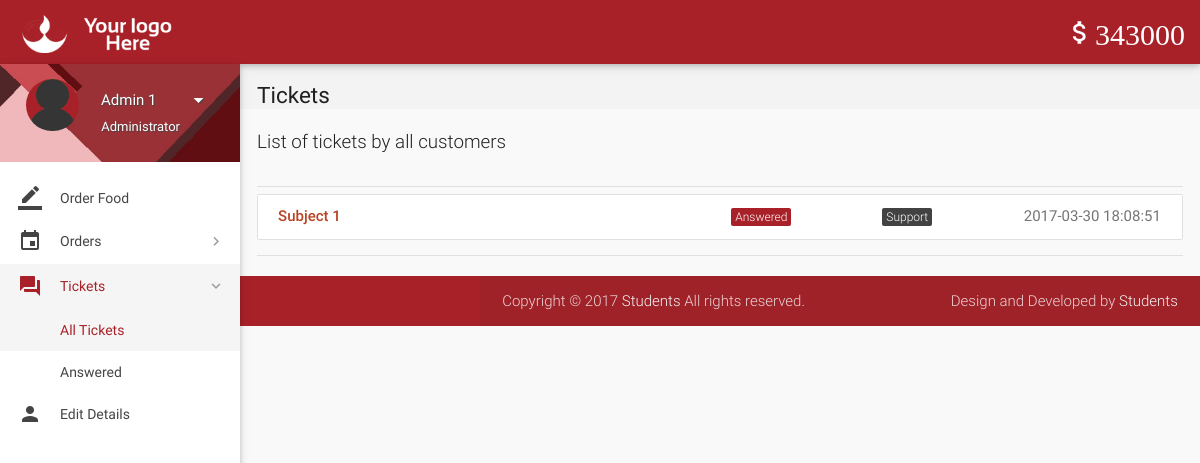
Page /all-tickets.php (signed in) on the committed database.
### tables this page shows
CREATE TABLE `wallet_details` (
  `id` int(11) NOT NULL,
  `wallet_id` int(11) NOT NULL,
  `number` varchar(16) NOT NULL,
  `cvv` int(3) NOT NULL,
  `balance` int(11) NOT NULL DEFAULT '200000'
);

CREATE TABLE `tickets` (
  `id` int(11) NOT NULL,
  `poster_id` int(11) NOT NULL,
  `subject` varchar(100) NOT NULL,
  `description` varchar(3000) NOT NULL,
  `status` varchar(8) NOT NULL DEFAULT 'Open',
  `type` varchar(30) NOT NULL DEFAULT 'Others',
  `date` datetime NOT NULL DEFAULT CURRENT_TIMESTAMP,
  `deleted` tinyint(4) NOT NULL DEFAULT '0'
);

### includes/wallet.php (called while the page is built)
<?php
$user_id=$_SESSION['user_id'];
$sql = mysqli_query($con, "SELECT * FROM wallet where customer_id = $user_id");
while($row1 = mysqli_fetch_array($sql)){
$wallet_id = $row1['id'];
}
$sql = mysqli_query($con, "SELECT * FROM wallet_details where wallet_id = $wallet_id");
while($row1 = mysqli_fetch_array($sql)){
$balance = $row1['balance'];
}
?>

### includes/connect.php (called while the page is built, shortened)
<?php
$name = $_SESSION['name'];
$role = $_SESSION['role'];
?>

### all-tickets.php (the view, shortened to what this page needs)
<?php
include 'includes/connect.php';
include 'includes/wallet.php';
	if($_SESSION['admin_sid']==session_id())
	{
		?>
<!DOCTYPE html>
<html lang="en">
<head>
  <link href="css/materialize.min.css" type="text/css" rel="stylesheet" media="screen,projection">
  <link href="css/style.min.css" type="text/css" rel="stylesheet" media="screen,projection">
  <link href="css/custom/custom.min.css" type="text/css" rel="stylesheet" media="screen,projection">
  <link href="js/plugins/perfect-scrollbar/perfect-scrollbar.css" type="text/css" rel="stylesheet" media="screen,projection">
  <link href="js/plugins/data-tables/css/jquery.dataTables.min.css" type="text/css" rel="stylesheet" media="screen,projection">
</head>
<body>
  <header id="header" class="page-topbar">
        <div class="navbar-fixed">
            <nav class="navbar-color">
                <div class="nav-wrapper">
                    <ul class="left">
                      <li><h1 class="logo-wrapper"><a href="index.php" class="brand-logo darken-1"><img src="images/materialize-logo.png" alt="logo"></a> <span class="logo-text">Logo</span></h1></li>
                    </ul>
                    <ul class="right hide-on-med-and-down">
                        <li><a href="#" class="waves-effect waves-block waves-light"><i class="mdi-editor-attach-money"><?php echo $balance;?></i></a>
                        </li>
                    </ul>
                </div>
            </nav>
        </div>
  </header>
  <div id="main">
    <div class="wrapper">
      <aside id="left-sidebar-nav">
        <ul id="slide-out" class="side-nav fixed leftside-navigation">
            <li class="user-details cyan darken-2">
            <div class="row">
                <div class="col col s4 m4 l4">
                    <img src="images/avatar.jpg" alt="" class="circle responsive-img valign profile-image">
                </div>
                <div class="col col s8 m8 l8">
                    <a class="btn-flat dropdown-button waves-effect waves-light white-text profile-btn" href="#" data-activates="profile-dropdown"><?php echo $name;?> <i class="mdi-navigation-arrow-drop-down right"></i></a>
                    <p class="user-roal"><?php echo $role;?></p>
                </div>
            </div>
            </li>
            <li class="bold"><a href="index.php" class="waves-effect waves-cyan"><i class="mdi-editor-border-color"></i> Order Food</a>
            </li>
                <li class="no-padding">
                    <ul class="collapsible collapsible-accordion">
                        <li class="bold"><a class="collapsible-header waves-effect waves-cyan"><i class="mdi-editor-insert-invitation"></i> Orders</a>
                        </li>
                    </ul>
                </li>
                <li class="no-padding">
                    <ul class="collapsible collapsible-accordion">
                        <li class="bold"><a class="collapsible-header waves-effect waves-cyan active"><i class="mdi-action-question-answer"></i> Tickets</a>
                            <div class="collapsible-body">
                                <ul>
								<li class="<?php
								if(!isset($_GET['status'])){
										echo 'active';
									}?>
									"><a href="all-tickets.php">All Tickets</a>
                                </li>
								<?php
									$sql = mysqli_query($con, "SELECT DISTINCT status FROM tickets;");
									while($row = mysqli_fetch_array($sql)){
                                    echo '<li class='.(isset($_GET['status'])?($status == $_GET['status'] ? 'active' : ''): '').'><a href="all-tickets.php?status='.$row['status'].'">'.$row['status'].'</a>
                                    </li>';
									}
									?>
                                </ul>
                            </div>
                        </li>
                    </ul>
                </li>
            <li class="bold"><a href="details.php" class="waves-effect waves-cyan"><i class="mdi-social-person"></i> Edit Details</a>
            </li>
        </ul>
        </aside>
      <section id="content">
        <div id="breadcrumbs-wrapper">
          <div class="container">
            <div class="row">
              <div class="col s12 m12 l12">
                <h5 class="breadcrumbs-title">Tickets</h5>
              </div>
            </div>
          </div>
        </div>
        <div class="container">
          <p class="caption">List of tickets by all customers</p>
          <div class="divider"></div>
									<div id="work-collections">
									<ul id="projects-collection" class="collection">
								<?php
									if(isset($_GET['status'])){
										$status = $_GET['status'];
									}
									else{
										$status = '%';
									}
									$sql = mysqli_query($con, "SELECT * FROM tickets WHERE status LIKE '$status';");
									while($row = mysqli_fetch_array($sql)){
									echo'<a href="view-ticket-admin.php?id='.$row['id'].'"class="collection-item">
                                        <div class="row">
                                            <div class="col s6">
                                                <p class="collections-title">'.$row['subject'].'</p>
                                            </div>
                                            <div class="col s2">
                                            <span class="task-cat cyan">'.$row['status'].'</span></div>
                                            <div class="col s2">
                                            <span class="task-cat grey darken-3">'.$row['type'].'</span></div>
                                            <div class="col s2">
                                            <span class="badge">'.$row['date'].'</span></div>
                                        </div>
                                    </a>';
									}
									?>
									</ul>
									</div>
            <div class="divider"></div>
          </div>
    </div>
  <footer class="page-footer">
    <div class="footer-copyright">
      <div class="container">
        <span>Copyright © 2017 <a class="grey-text text-lighten-4" href="#" target="_blank">Students</a> All rights reserved.</span>
        <span class="right"> Design and Developed by <a class="grey-text text-lighten-4" href="#">Students</a></span>
        </div>
    </div>
  </footer>
</body>
</html>
<?php
	}
?>

### rows in the picture
wallet_details: balance "343000"
tickets: subject "Subject 1", status "Answered", type "Support", date "2017-03-30 18:08:51"

### other values in the picture
$name "Admin 1"
$role "Administrator"
$row['status'] "Answered"
